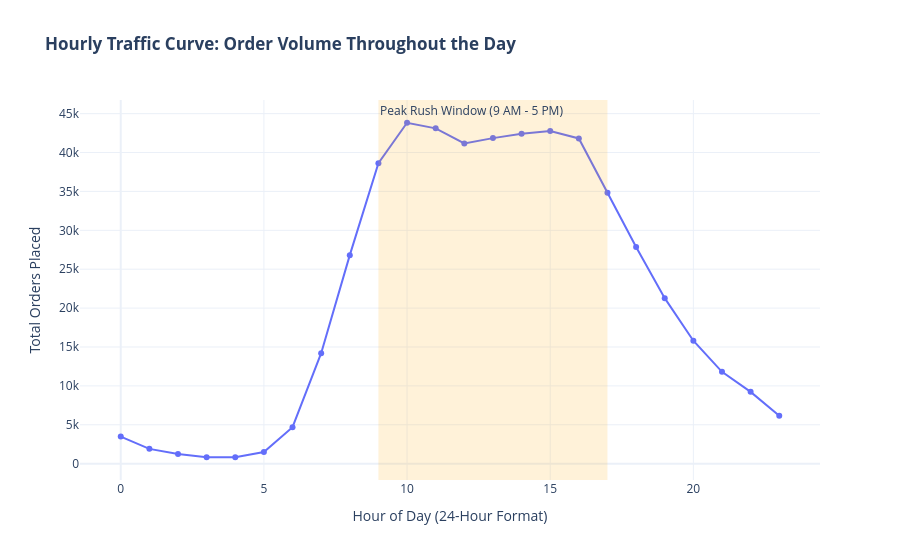

Write notebook code for a chart like this one.
### Markdown cell above
**Business Insight (Day of Week):**
- **Peak Days:** Sunday (Day 0) aur Monday (Day 1) par sab se zyada orders place hote hain (~35% of total volume). Log weekly grocery routine set karte hain.
- **Mid-week Dip:** Tuesday aur Wednesday ko orders kam ho jate hain.
- **Actionable Strategy:** Mid-week flash discounts ya promotions run karke Tuesday/Wednesday ke drop ko mitigate kiya ja sakta hai, jabke Sunday/Monday ko delivery logistics aur warehouse staffing maximum honi chahiye.

### Code cell
# 2. Orders by Hour of Day
hourly_counts = orders_sample['order_hour_of_day'].value_counts().sort_index()

fig_hour = px.line(
    x=hourly_counts.index,
    y=hourly_counts.values,
    markers=True,
    labels={'x': 'Hour of Day (24-Hour Format)', 'y': 'Total Orders Placed'},
    title='<b>Hourly Traffic Curve: Order Volume Throughout the Day</b>'
)
fig_hour.add_vrect(x0=9, x1=17, fillcolor="orange", opacity=0.15, line_width=0, annotation_text="Peak Rush Window (9 AM - 5 PM)", annotation_position="top left")
fig_hour.update_layout(template='plotly_white')
fig_hour.show()

### Figure 1 — Plotly figure (JSON) as saved in the notebook; plotly's stock layout.template omitted (floating-point values rounded to 4 significant figures)
{"data": [{"hovertemplate": "Hour of Day (24-Hour Format)=%{x}<br>Total Orders Placed=%{y}<extra></extra>", "legendgroup": "", "line": {"color": "#636efa", "dash": "solid"}, "marker": {"symbol": "circle"}, "mode": "lines+markers", "name": "", "orientation": "v", "showlegend": false, "type": "scatter", "x": [0, 1, 2, 3, 4, 5, 6, 7, 8, 9, 10, 11, 12, 13, 14, 15, 16, 17, 18, 19, 20, 21, 22, 23], "xaxis": "x", "y": [3477, 1901, 1250, 830, 824, 1488, 4686, 14205, 26809, 38623, 43830, 43111, 41165, 41854, 42408, 42772, 41808, 34821, 27856, 21282, 15808, 11805, 9230, 6165], "yaxis": "y"}], "layout": {"annotations": [{"showarrow": false, "text": "Peak Rush Window (9 AM - 5 PM)", "x": 9, "xanchor": "left", "xref": "x", "y": 1, "yanchor": "top", "yref": "y domain"}], "legend": {"tracegroupgap": 0}, "shapes": [{"fillcolor": "orange", "line": {"width": 0}, "opacity": 0.15, "type": "rect", "x0": 9, "x1": 17, "xref": "x", "y0": 0, "y1": 1, "yref": "y domain"}], "title": {"text": "<b>Hourly Traffic Curve: Order Volume Throughout the Day</b>"}, "xaxis": {"anchor": "y", "domain": [0, 1], "title": {"text": "Hour of Day (24-Hour Format)"}}, "yaxis": {"anchor": "x", "domain": [0, 1], "title": {"text": "Total Orders Placed"}}}}
